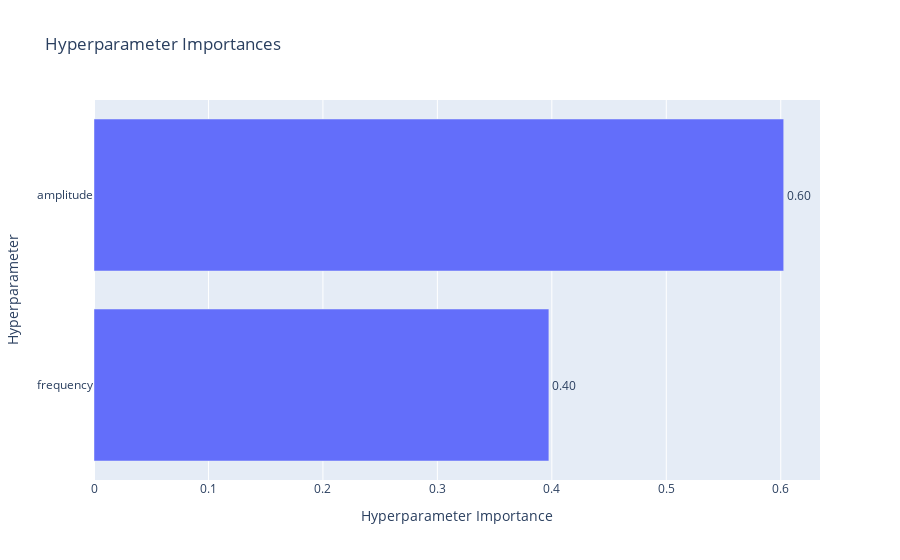

Notebook code for this chart:
### Code cell
optuna.visualization.plot_param_importances(study).show()

### Figure 1 — Plotly figure (JSON) as saved in the notebook; plotly's stock layout.template omitted (floating-point values rounded to 4 significant figures)
{"data": [{"cliponaxis": false, "hovertemplate": ["frequency (FloatDistribution): 0.3974214827736011<extra></extra>", "amplitude (FloatDistribution): 0.6025785172263988<extra></extra>"], "name": "Objective Value", "orientation": "h", "text": ["0.40", "0.60"], "textposition": "outside", "type": "bar", "x": [0.3974, 0.6026], "y": ["frequency", "amplitude"]}], "layout": {"title": {"text": "Hyperparameter Importances"}, "xaxis": {"title": {"text": "Hyperparameter Importance"}}, "yaxis": {"title": {"text": "Hyperparameter"}}}}
